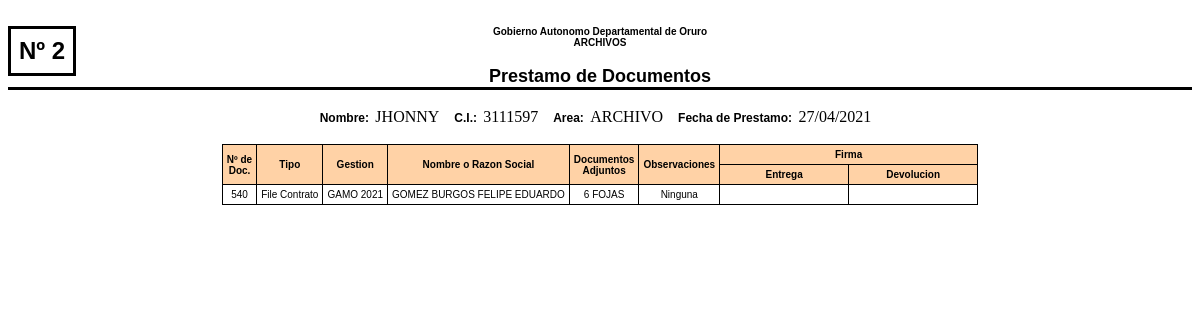
Page /htmls/hojaprestamo.php?np=2 on the committed database.
### tables this page shows
CREATE TABLE IF NOT EXISTS `prestamo` (
`idprestamo` bigint(20) NOT NULL,
  `nombre` varchar(200) NOT NULL,
  `ci` int(8) NOT NULL,
  `dependencia` varchar(20) NOT NULL,
  `objeto_prestamo` varchar(200) NOT NULL,
  `fecha_prestamo` date NOT NULL
);

CREATE TABLE IF NOT EXISTS `documento` (
`iddocumento` bigint(20) NOT NULL,
  `fecharegistro` date NOT NULL,
  `num_documento` bigint(20) NOT NULL,
  `nomraz_social` varchar(200) NOT NULL,
  `detalle` varchar(200) NOT NULL,
  `importe` float(9,2) NOT NULL,
  `doc_adj` varchar(50) DEFAULT NULL,
  `observaciones` varchar(200) DEFAULT NULL,
  `gestion` varchar(20) NOT NULL,
  `tipo_documento` varchar(20) NOT NULL,
  `estado_doc` int(11) NOT NULL
);

### clases/prestamo.php (called while the page is built, shortened)
<?PHP
class Prestamo{
	function DatosPrestamo($numero){
		$consulta = "SELECT *
					 FROM `prestamo`
					 WHERE `idprestamo` = '".$numero."'";
		$resultado = mysql_query($consulta);
		if(!$resultado){
			return 0;
		}
		else{
			if(!(mysql_num_rows($resultado) > 0)){
				return 0;
			}
			else{
				while($row = mysql_fetch_array($resultado)){
					$respuesta["nombre"] = $row["nombre"];
					$respuesta["ci"] = $row["ci"];
					$respuesta["dependencia"] = $row["dependencia"];
					$respuesta["objeto_prestamo"] = $row["objeto_prestamo"];
					$respuesta["fecha_prestamo"] = $row["fecha_prestamo"];
				}
				return $respuesta;
			}
		}
	}
	function DetallePrestamo($numero){
		$consulta = "SELECT d.iddocumento, d.num_documento,
					d.tipo_documento, d.gestion, d.nomraz_social,
					d.doc_adj,d.observaciones, d.estado_doc
					 FROM detalleprestamo dp, documento d
					 WHERE dp.iddoc = d.iddocumento
					 AND dp.idprestamo = '".$numero."'";
		$resultado = mysql_query($consulta);
		if(!$resultado){
			return 0;
		}
		else{
			if(!(mysql_num_rows($resultado) > 0)){
				return 0;
			}
			else{
				$i = 0;
				while($row = mysql_fetch_array($resultado)){
					$respuesta[$i]["iddocumento"] = $row["iddocumento"];
					$respuesta[$i]["num_documento"] = $row["num_documento"];
					$respuesta[$i]["tipo_documento"] = $row["tipo_documento"];
					$respuesta[$i]["gestion"] = $row["gestion"];
					$respuesta[$i]["nomraz_social"] = $row["nomraz_social"];
					$respuesta[$i]["doc_adj"] = $row["doc_adj"];
					$respuesta[$i]["estado_doc"] = $row["estado_doc"];
					$respuesta[$i]["observaciones"] = $row["observaciones"];
					$i++;
				}
				$respuesta["nfilas"] = $i;
				return $respuesta;
			}
		}
	}
}
?>

### htmls/hojaprestamo.php (the view, shortened to what this page needs)
<!DOCTYPE html PUBLIC "-//W3C//DTD XHTML 1.0 Transitional//EN" "http://www.w3.org/TR/xhtml1/DTD/xhtml1-transitional.dtd">
<html xmlns="http://www.w3.org/1999/xhtml">
<head>
</head>
<body>
<br />
<div class="nump">Nº <?PHP echo $_GET["np"]?></div>
<div id="membrete"><span>Gobierno Autonomo Departamental de Oruro<br />ARCHIVOS</span></div>
<br/>
<div id="titulo">Prestamo de Documentos</div>
<br />
<?PHP
	include("../clases/prestamo.php");
	$pres = new Prestamo();
	$datosPres = $pres->DatosPrestamo($_GET["np"]);
	$detallePres = $pres->DetallePrestamo($_GET["np"]);
?>
<div id="datos">
<?PHP
	if($datosPres != "0"){
		$tabla  = "<div style=\"text-align:center;\">";
		$tabla .= "<span class=\"pd\">Nombre: </span>".$datosPres["nombre"]."&nbsp;&nbsp;&nbsp;";
		$tabla .= "<span class=\"pd\">C.I.: </span>".$datosPres["ci"]."&nbsp;&nbsp;&nbsp;";
		$tabla .= "<span class=\"pd\">Area: </span>".$datosPres["dependencia"]."&nbsp;&nbsp;&nbsp;";
		$tabla .= "<span class=\"pd\">Fecha de Prestamo: </span>".darFormatoFecha($datosPres["fecha_prestamo"])."&nbsp;&nbsp;&nbsp;";
		$tabla .= "</div> <br />";
		$i = 0;
		$tabla .= "<table class=\"tab\" align=\"center\" border=\"1\">";
		$tabla .= "<tr>";
		$tabla .= "<th rowspan=\"2\" class=\"encabezado\">Nº de<br />Doc.</th>";
		$tabla .= "<th rowspan=\"2\" class=\"encabezado\">Tipo</th>";
     	$tabla .= "<th rowspan=\"2\" class=\"encabezado\">Gestion</th>";
     	$tabla .= "<th rowspan=\"2\" class=\"encabezado\">Nombre o Razon Social</th>";
	 	$tabla .= "<th rowspan=\"2\" class=\"encabezado\">Documentos<br/>Adjuntos</th>";
	 	$tabla .= "<th rowspan=\"2\" class=\"encabezado\">Observaciones</th>";
	 	$tabla .= "<th colspan=\"2\" class=\"encabezado\">Firma</th>";
		$tabla .= "</tr>";
		$tabla .= "<tr>";
		$tabla .= "<th width=\"120px\" class=\"encabezado\">Entrega</th>";
		$tabla .= "<th width=\"120px\" class=\"encabezado\">Devolucion</th>";
		$tabla .= "</tr>";
		while($i < $detallePres["nfilas"]){
			$tabla .= "<tr>";
			$tabla .= "<td>".$detallePres[$i]["num_documento"]."</td>";
			$tabla .= "<td>".$detallePres[$i]["tipo_documento"]."</td>";
			$tabla .= "<td>".$detallePres[$i]["gestion"]."</td>";
			$tabla .= "<td>".$detallePres[$i]["nomraz_social"]."</td>";
			$tabla .= "<td>".$detallePres[$i]["doc_adj"]."</td>";
			$tabla .= "<td>".$detallePres[$i]["observaciones"]."</td>";
			$tabla .= "<td></td>";
			$tabla .= "<td></td>";
			$tabla .= "</tr>";
			$i++;
		}
	}
	else
		$tabla = "";
	echo $tabla;
?>
</div>
</body>
</html>
<?PHP
function darFormatoFecha($fecha){
	return substr($fecha,8,2)."/".substr($fecha,5,2)."/".substr($fecha,0,4);
}
?>

### htmls/hojaprestamo.php (style rules this page uses)
#membrete, .mem { color:#000; font-family:Arial; font-size:10px; font-weight:bold; text-align:center; }
#titulo { text-align:center; font-family:Arial; font-weight:bold; font-size:18px; border-bottom:#000 3px solid; }
.pd { padding:3px; font-family:Arial; font-size:12px; font-weight:bold; }
.nump { border:3px solid #000; display:inline; float:left; position:absolute; padding:8px; font-size:24px; font-family:Arial; font-weight:bold; }
.tab { border:1px solid #000; border-collapse:collapse; font-family:Arial; font-size:10px; text-align:center; }
.tab td, .tab th { padding:4px; }
.encabezado { background:#FFD2A6; }

### rows in the picture
prestamo: nombre "JHONNY", ci "3111597", dependencia "ARCHIVO", fecha_prestamo "27/04/2021"
documento: num_documento "540", tipo_documento "File Contrato", gestion "GAMO 2021", nomraz_social "GOMEZ BURGOS FELIPE EDUARDO", doc_adj "6 FOJAS", observaciones "Ninguna"

### other values in the picture
$_GET["np"] "2"
